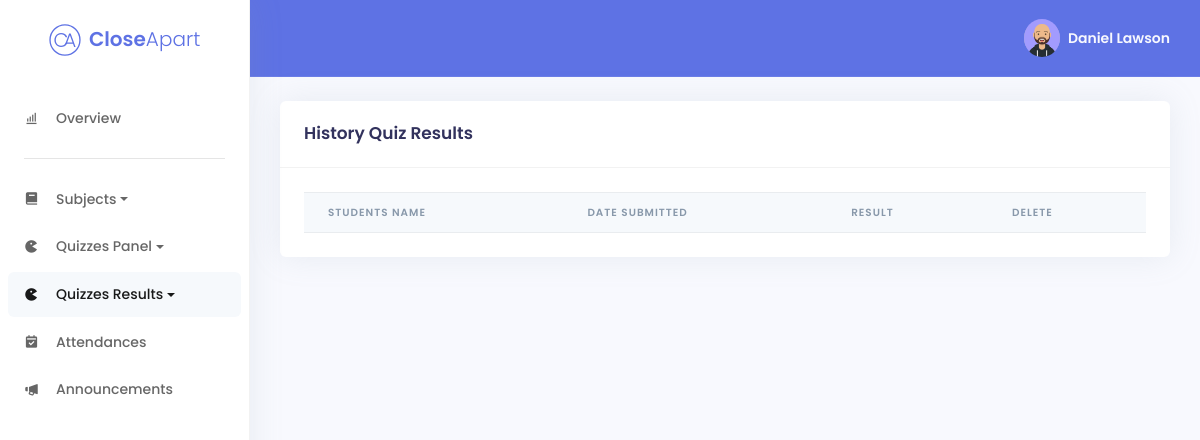
Page /quizzes/history/result/historyresults.php (signed in) on the earlier database version.
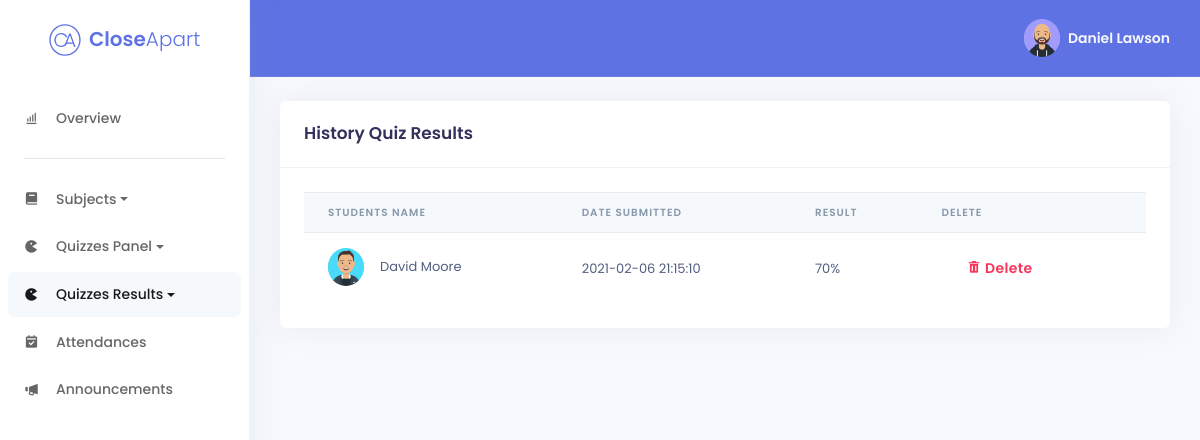
Same page on the later database version.
### tables this page shows
CREATE TABLE IF NOT EXISTS HistoryResults (
    history_result_id int(11) NOT NULL AUTO_INCREMENT,
    history_result_date timestamp NOT NULL DEFAULT CURRENT_TIMESTAMP,
    history_result_marks int(11) NOT NULL,
    student_fullname varchar(255) NOT NULL,
PRIMARY KEY (history_result_id));

CREATE TABLE IF NOT EXISTS Students (
student_id SMALLINT(3) NOT NULL AUTO_INCREMENT,
student_fullname VARCHAR(255) NULL DEFAULT NULL,
student_email VARCHAR(255) NULL DEFAULT NULL,
student_password VARCHAR(255) NULL DEFAULT NULL,
student_phone INT(10) ZEROFILL NULL,
student_address VARCHAR(255) NULL,
student_city VARCHAR(255) NULL,
student_country VARCHAR(255) NULL,
student_eircode VARCHAR(255) NULL,
student_bio TEXT NULL,
student_avatar VARCHAR(255) DEFAULT 'david-avataaar.png',
attendance SMALLINT(3) NULL,
attendance_explained SMALLINT(3) NULL,
attendance_unexplained SMALLINT(3) NULL,
class_id INT(11) NOT NULL,
PRIMARY KEY (student_id));

### quizzes/history/result/resultprocess.php (called while the page is built, shortened)
<?php
class Result {
public function get_results_by_user($student_fullname)
{
    try
    {
        $email = $_SESSION["staff_email"];
        $googleEmail = $_SESSION["email"];
        $conn = new Connection();
        $dbconn = $conn->getConnection();
        $selectQuery = "SELECT * FROM HistoryResults JOIN students USING(student_fullname) JOIN classes USING(class_id) WHERE staff_email='" . $email . $googleEmail . "';";
        $reslts = NULL;
        foreach( $dbconn->query($selectQuery, PDO::FETCH_ASSOC) as $rslt)
        {
            $reslts[] = $rslt;
        }
        return $reslts;
    }
    catch (PDOException $e)
    {
        echo "<script>alert(".$e->getMessage().");</script>";
    }
    catch (Exception $e)
    {
        echo "<script>alert(".$e->getMessage().");</script>";
    }
}
}
?>

### quizzes/history/result/historyresults.php (the view, shortened to what the changed rows need)
<?php
require_once("resultprocess.php");
$resultObject = new Result();
$results = $resultObject->get_results_by_user($_SESSION["student_fullname"]);
?>
<!DOCTYPE html>
<html lang="en">
<head>
	<link href='https://unpkg.com/boxicons@2.0.7/css/boxicons.min.css' rel='stylesheet'>
	<link rel="stylesheet" href="../../../assets/css/argon.min.css">
	<link rel="stylesheet" type="text/css" href="https://cdn.datatables.net/1.10.23/css/dataTables.bootstrap4.min.css" />
</head>
<body>
	<div class="main-content">
		<div class="container-fluid mt-4">
			<div class="row">
				<div class="col-xl-12">
					<div class="card">
						<div class="card-body">
							<div class="table-responsive">
								<table id="sorttable" class="table align-items-center table-flush hover stripe" style="border: none; width: 100% !important;">
									<thead class="thead-light">
										<tr>
                      <th scope="col">Students Name</th>
											<th scope="col">Date Submitted</th>
											<th scope="col">Result</th>
											<th scope="col">Delete</th>
										</tr>
									</thead>
									<tbody>
									<?php
										if(isset($results))
										{
										foreach($results as $result)
										{
									?>
										<tr>
											<td class="d-flex align-items-center">
												<span class="avatar avatar-sm rounded-circle mr-3">
													<img src='../../../assets/images/avatars/<?php echo $result['student_avatar'] ?>' />
												</span>
												<?php echo $result["student_fullname"]; ?>
											</td>
											<td>
												<?php echo $result["history_result_date"]; ?>
											</td>
											<td>
												<?php echo $result["history_result_marks"]*10; ?>%
											</td>
											<td>
												<div class="d-flex">
													<form class="d-flex" method="POST" action="<?php $_SERVER['PHP_SELF']; ?>">
														<button type="submit" name="delete"
															class="text-danger px-4 py-2 btn text-primary shadow-none"><i class='bx bxs-trash'></i>
															Delete</button>
													</form>
											</td>
										</tr>
										<?php
												}
											}
										?>
									</tbody>
								</table>
							</div>
						</div>
					</div>
				</div>
			</div>
		</div>
</body>
</html>

Differences in the rows shown:
now on this page (row edited): historyresults: students.student_avatar (picture), student_fullname "David Moore", history_result_date "2021-02-06 21:15:10", $result['history_result_marks']*10 "70"
